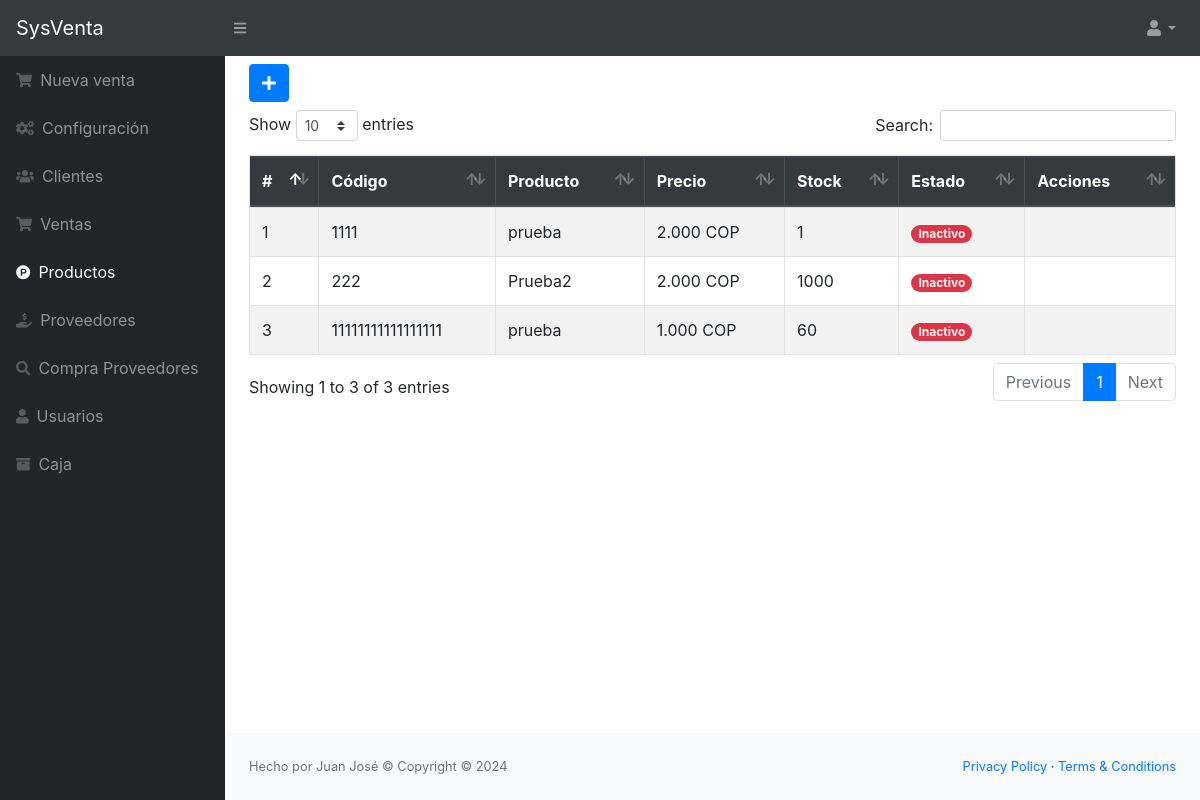
/src/productos.php (signed in), run on the app's committed database.
### tables this page shows
CREATE TABLE `producto` (
  `codproducto` int(11) NOT NULL,
  `codigo` varchar(20) NOT NULL,
  `descripcion` varchar(200) NOT NULL,
  `precio` int(10) NOT NULL,
  `existencia` int(11) NOT NULL,
  `usuario_id` int(11) NOT NULL,
  `estado` int(11) NOT NULL DEFAULT 1
);

### src/productos.php (the view, shortened to what this page needs)
<?php
include_once "includes/header.php";
    ?>
 <button class="btn btn-primary mb-2" type="button" data-toggle="modal" data-target="#nuevo_producto"><i class="fas fa-plus"></i></button>
 <div class="table-responsive">
     <table class="table table-striped table-bordered" id="tbl">
         <thead class="thead-dark">
             <tr>
                 <th>#</th>
                 <th>Código</th>
                 <th>Producto</th>
                 <th>Precio</th>
                 <th>Stock</th>
                 <th>Estado</th>
                 <th>Acciones</th>
             </tr>
         </thead>
         <tbody>
             <?php
                include "../conexion.php";
                $query = mysqli_query($conexion, "SELECT * FROM producto");
                $result = mysqli_num_rows($query);
                if ($result > 0) {
                    while ($data = mysqli_fetch_assoc($query)) {
                        if ($data['estado'] == 1) {
                            $estado = '<span class="badge badge-pill badge-success">Activo</span>';
                        } else {
                            $estado = '<span class="badge badge-pill badge-danger">Inactivo</span>';
                        }
                ?>
                     <tr>
                         <td><?php echo $data['codproducto']; ?></td>
                         <td><?php echo $data['codigo']; ?></td>
                         <td><?php echo $data['descripcion']; ?></td>
                         <td><?php echo number_format($data['precio'], 0, ',', '.'); ?> COP</td>
                         <td><?php echo $data['existencia']; ?></td>
                         <td><?php echo $estado ?></td>
                         <td>
                         </td>
                     </tr>
             <?php }
                } ?>
         </tbody>
     </table>
 </div>
 <?php include_once "includes/footer.php"; ?>

### data on the page
producto: codproducto "1", codigo "1111", descripcion "prueba", precio "2.000", existencia "1", estado "Inactivo"
producto: codproducto "2", codigo "222", descripcion "Prueba2", precio "2.000", existencia "1000", estado "Inactivo"
producto: codproducto "3", codigo "11111111111111111", descripcion "prueba", precio "1.000", existencia "60", estado "Inactivo"
